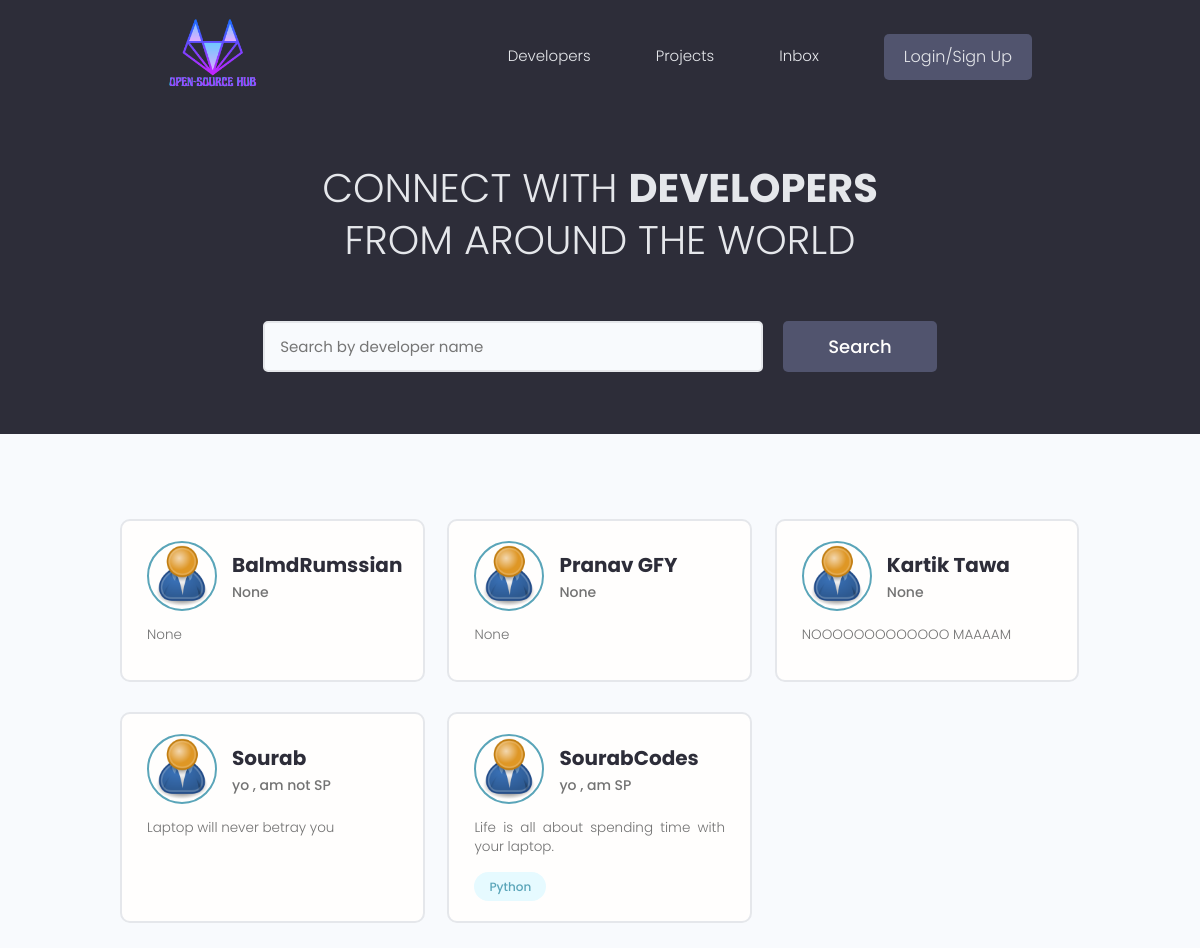
The app's page /users/, older data.
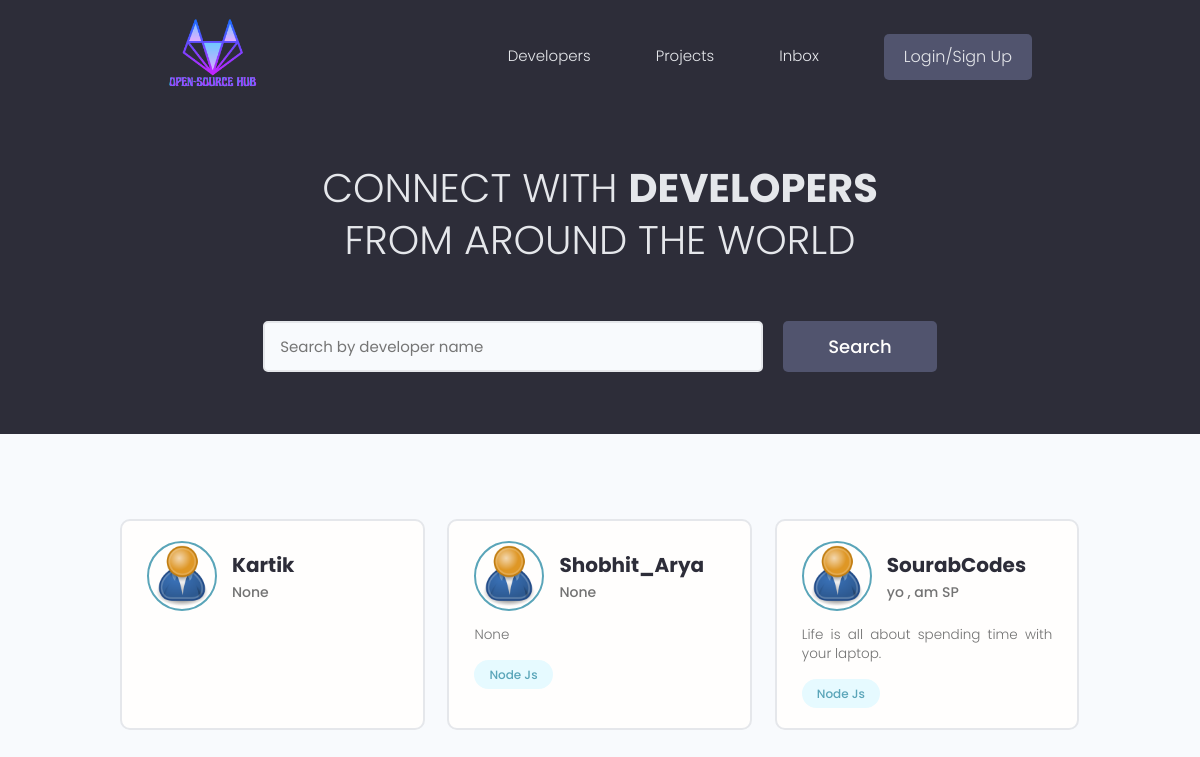
The same page, newer data.
### users/models.py (models this page shows, shortened)
class Profile(models.Model):
    user=models.OneToOneField(User, on_delete=models.CASCADE, null=True,blank=True)
    name=models.CharField(max_length=200,blank=True,null=True)
    email=models.EmailField(max_length=500, blank=True, null=True)
    username=models.CharField(max_length=200,blank=True,null=True)
    location=models.CharField(max_length=200,blank=True,null=True)
    short_intro=models.CharField(max_length=200,blank=True,null=True)
    bio=models.TextField(blank=True,null=True)
    profile_image=models.ImageField(null=True,blank=True, upload_to='profiles/',default="profiles/user-default.png")
    github=models.CharField(max_length=200,blank=True,null=True)
    linkedin=models.CharField(max_length=200,blank=True,null=True)
    portfolio=models.CharField(max_length=200,blank=True,null=True)
    created=models.DateTimeField(auto_now_add=True)
    id=models.UUIDField(default=uuid.uuid4,primary_key=True,editable=False)

class Skill(models.Model):
    owner=models.ForeignKey(
        Profile,on_delete=models.CASCADE,null=True,blank=True
    )
    name=models.CharField(max_length=200,blank=True,null=True)
    description=models.TextField(null=True, blank=True)
    created=models.DateTimeField(auto_now_add=True)
    id=models.UUIDField(default=uuid.uuid4,unique=True,primary_key=True,editable=False)
    def __str__(self):
        return str(self.name)

### users/views.py (the view)
# urls.py: path('', views.profiles , name="profiles"),
def profiles(request):
    profiles,search_query=searchProfiles(request)
    context={'profiles':profiles,'search_query':search_query}
    return render(request, "users/profiles.html",context)

### users/utils.py (called while the page is built)
def searchProfiles(request):
    search_query=''
    if request.GET.get('search_query'):
        search_query=request.GET.get('search_query')
    skills= Skill.objects.filter(name__icontains=search_query)
    profiles=Profile.objects.distinct().filter(
        Q(name__icontains=search_query)|
        Q(skill__in=skills)
    )
    return profiles, search_query

### users/templates/users/profiles.html (shortened to what this page needs)
{% extends 'basic.html' %}
{% block content %}
<main class="home">
    <section class="hero-section text-center">
        <div class="container container--narrow">
            <div class="hero-section__box">
                <h2>CONNECT WITH <span>DEVELOPERS</span></h2>
                <h2>FROM AROUND THE WORLD</h2>
            </div>
            <div class="hero-section__search">
                <form id="searchForm" class="form" action="{% url 'profiles' %}" method="get">
                    <div class="form__field">
                        <input class="input input--text" id="formInput#search" type="text" name="search_query"
                            value="{{search_query}}" placeholder="Search by developer name" value="{{search_query}}"/>
                    </div>
                    <input class="btn btn--sub btn--lg" type="submit" value="Search" />
                </form>
            </div>
        </div>
    </section>
    <section class="devlist">
        <div class="container">
            <div class="grid grid--three">
                {% for profile in profiles %}
                <div class="column card">
                    <div class="dev">
                        <a href="{% url 'user-profile' profile.id %}" class="card__body">
                            <div class="dev__profile">
                                <img class="avatar avatar--md" src="{{ profile.profile_image.url }}" alt="image" />
                                <div class="dev__meta">
                                    <h3>{{profile.name}}</h3>
                                    <h5>{{profile.short_intro|slice:"60"}}</h5>
                                </div>
                            </div>
                            <p class="dev__info">{{profile.bio|slice:"150"}}</p>
                            <div class="dev__skills">
                                {% for skill in profile.skill_set.all|slice:"5" %}
                                <span class="tag tag--pill tag--main">
                                    <small>{{skill}}</small>
                                </span>
                                {% endfor %}
                            </div>
                        </a>
                    </div>
                </div>
                {% endfor %}
            </div>
        </div>
    </section>
</main>
{% endblock content %}

### templates/basic.html (shortened to what this page needs)
<!DOCTYPE html>
<html lang="en">
  {% load static %}
<head>
  <link rel="stylesheet" href="https://cdn.iconmonstr.com/1.3.0/css/iconmonstr-iconic-font.min.css" />
  <link rel="stylesheet" href="{% static 'uikit/styles/uikit.css' %}" />
  <link rel="stylesheet" href="{% static 'styles/app.css' %}" />
</head>
<body>
  {% include 'navbar.html' %}
    {% block content %}
    {% endblock %}
</body>
</html>

### templates/navbar.html (shortened to what this page needs)
{% load static %}
<header class="header">
    <div class="container container--narrow">
      <a href="{% url 'profiles' %}" class="header__logo">
          <img src="{% static 'images/logo.png' %}" alt="DevSearch Logo" />
      </a>
      <nav class="header__nav">
        <ul class="header__menu">
          <li class="header__menuItem"><a href="{% url 'profiles' %}">Developers</a></li>
          <li class="header__menuItem"><a href="{% url 'projects' %}">Projects</a></li>
          <li class="header__menuItem"><a href="">Inbox</a></li>
          {% if request.user.is_authenticated %}
          <li class="header__menuItem"><a href="{% url 'account' %}">Account</a></li>
          <li class="header__menuItem"><a href="{% url 'logout' %}" class="btn btn--sub">Logout</a></li>
          {% else %}
          <li class="header__menuItem"><a href="{% url 'login' %}" class="btn btn--sub">Login/Sign Up</a></li>
          {% endif %}
        </ul>
      </nav>
    </div>
  </header>

### static/styles/app.css (style rules this page uses)
:root { --color-sub: #2d2d39; }
.btn--sub { background-color: var(--color-sub-light); }
.card { border: 2px solid var(--color-light); }
img { width: 100%; }
.header { position: sticky; z-index: 111; background-color: var(--color-sub); padding: 1.5rem 0; }
.header > .container { display: flex; justify-content: space-between; align-items: center; }
.header__logo > img { height: 7.5rem; }
.header__nav > ul { display: inline-flex; align-items: center; list-style: none; gap: 6.5rem; }
.header__menuItem > a { color: var(--color-light); font-weight: 300; }
.hero-section { height: 40vh; display: flex; align-items: center; background-color: var(--color-sub); }
.hero-section__box { margin-bottom: 4rem; }
.hero-section__box > h2, .hero-section__box > h2 > span { font-size: 4rem; color: var(--color-light); line-height: 1.3; text-transform: uppercase; }
.hero-section__box > h2 { font-weight: 300; }
.hero-section__box > h2 > span { font-weight: 700; }
.hero-section__search > .form { display: flex; align-items: center; justify-content: center; gap: 2rem; }
.hero-section__search > .form input.input--text { width: 50rem; }
.devlist { margin-top: 8rem; }
.devlist .grid { align-items: stretch; }
.devlist .dev .dev__profile { display: flex; align-items: center; gap: 1.5rem; }
.devlist .dev .dev__meta h3 { color: var(--color-sub); font-size: 2rem; font-weight: 700; }
.devlist .dev .dev__meta h5 { color: var(--color-text); font-size: 1.4rem; font-weight: 500; }
.devlist .dev .dev__info { margin: 1.5rem 0; font-size: 1.35rem; line-height: 1.4; text-align: justify; }

### static/uikit/styles/modules/_variables.css (style rules this page uses)
:root { --color-main: #5aa5b9; --color-main-light: #e6faff; --color-sub: #3f4156; --color-sub-light: #51546e; --color-sub-lighter: #ededfd; --color-text: #737373; --color-gray: #8b8b8b; --color-light: #e5e7eb; --color-light-gray: #767676; --color-bg: #f8fafd; --color-white: #fffefd; --color-white-light: #f3f3f3; --color-success: #359e64; --color-success-bg: #def8e8; --color-error: #fc4b0b; --color-error-bg: #fff2ee; --font-base: 'Poppins', arial, helvetica, 'Segoe UI', roboto, ubuntu, sans-serif; --font-monospace: 'Fira Code', 'Courier New', courier, monospace; --font-regular: 300; --font-medium: 500; --font-bold: 700; --generic-shadow: 1px 1px 5px #00000010; --generic-transition: all 0.3s ease-in-out; }

### static/uikit/styles/modules/_base.css (style rules this page uses)
* { margin: 0; padding: 0; box-sizing: border-box; text-rendering: optimizeLegibility; color: inherit; font-size: inherit; }
html { font-size: 50%; }
@media only screen and (min-width: 480px) { html { font-size: 56.25%; } }
@media only screen and (min-width: 1200px) { html { font-size: 62.5%; } }
body { line-height: 1.6; font-weight: 400; font-size: 1.5rem; color: var(--color-text); background-color: var(--color-bg); min-height: 100vh; }

### static/uikit/styles/modules/_typography.css (style rules this page uses)
* { font-family: var(--font-base); }
h2 { font-size: 3.6rem; font-weight: var(--font-bold); }
h3 { font-size: 3.2rem; font-weight: var(--font-medium); }
h5 { font-size: 2.4rem; font-weight: var(--font-medium); }
h5, h6 { font-weight: var(--font-regular); }
p, span, strong { font-size: 1.6rem; color: var(--color-text); font-weight: var(--font-regular); }
a { padding-bottom: 2px; text-decoration: none; display: inline-block; color: var(--color-main); font-weight: var(--font-medium); }

### static/uikit/styles/modules/_utilities.css (style rules this page uses)
.container { width: 92%; max-width: 165rem; margin: 0 auto; box-sizing: border-box; }
.container--narrow { width: 92%; max-width: 120rem; }
@media screen and (min-width: 1000px) { .container { width: 90%; } }
@media screen and (min-width: 1000px) { .container--narrow { width: 85%; } }
@media screen and (min-width: 1200px) { .container { width: 80%; } }
@media screen and (min-width: 1200px) { .container--narrow { width: 72%; } }
.text-center { text-align: center; }

### static/uikit/styles/modules/_avatar.css (style rules this page uses)
.avatar { border-radius: 50%; border: 2px solid var(--color-main); object-fit: cover; }
.avatar--md { height: 7rem; width: 7rem; }

### static/uikit/styles/modules/_button.css (style rules this page uses)
.btn { display: inline-block; position: relative; cursor: pointer; background-color: var(--color-light); font-weight: var(--font-medium); color: var(--color-sub); text-decoration: none; padding: 1rem 2rem; border-radius: 0.5rem; border: none; width: -webkit-fit-content; width: -moz-fit-content; width: fit-content; height: -webkit-fit-content; height: -moz-fit-content; height: fit-content; font-size: 1.6rem; outline-width: 0; outline-color: transparent; -webkit-backface-visibility: hidden; backface-visibility: hidden; transition: all 0.3s ease-in-out; }
.btn--sub { background-color: var(--color-sub); color: var(--color-white); }
.btn--lg { font-size: 1.8rem; padding: 1.2rem 4.5rem; }

Row changes from the older to the newer data that the page shows:
removed Profile: profile_image (placeholder picture), name "BalmdRumssian", short_intro "None", bio "None"
removed Profile: profile_image (placeholder picture), name "Pranav GFY", short_intro "None", bio "None"
removed Profile: profile_image (placeholder picture), name "Kartik Tawa", short_intro "None", bio "NOOOOOOOOOOOOO MAAAAM"
removed Profile: profile_image (placeholder picture), name "Sourab", short_intro "yo , am not SP", bio "Laptop will never betray you"
removed Skill: name "Python", shown under Profile "SourabCodes"
added Profile: profile_image (placeholder picture), name "Kartik", short_intro "None"
added Profile: profile_image (placeholder picture), name "Shobhit_Arya", short_intro "None", bio "None"
added Skill: name "Node Js", shown under "Shobhit_Arya"
added Skill: name "Node Js", shown under Profile "SourabCodes"
